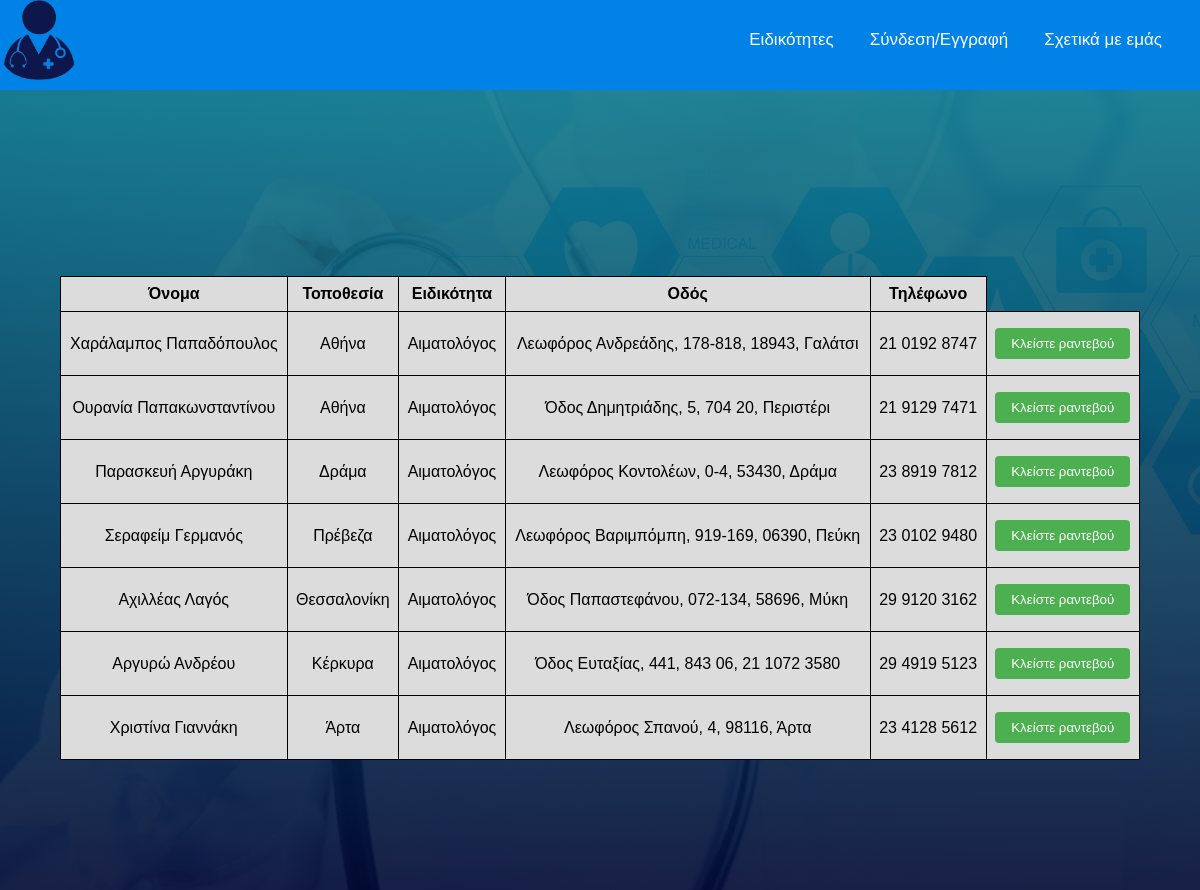
Screenshot of /DocWebox/search.php?name=Αιματολόγος with the database file from the repository.
### tables this page shows
CREATE TABLE `doctor` (
  `id` int(100) NOT NULL,
  `profession_id` int(100) NOT NULL,
  `appointment_id` int(100) NOT NULL,
  `doctor_name` varchar(60) NOT NULL,
  `password` varchar(60) NOT NULL,
  `city` varchar(60) NOT NULL,
  `address` varchar(100) NOT NULL,
  `tel` varchar(30) NOT NULL
);

CREATE TABLE `profession` (
  `id` int(11) NOT NULL,
  `name` varchar(250) NOT NULL
);

### DocWebox/search.php (the view, shortened to what this page needs)
<!DOCTYPE html>
<html lang="en">
<head>
    <link rel="stylesheet" href="css/styles.css">
</head>
<body>
    <nav>
      <label class="logo">
        <a href="index.php"><img src="images/logo_doctor.png"></a>
      </label>
      <ul>
        <li><a class="active" href="#">Ειδικότητες</a></li>
        <li><a href="login.php">Σύνδεση/Εγγραφή</a></li>
        <li><a href="about_us.php">Σχετικά με εμάς</a></li>
      </ul>
    </nav>
  <div class="list">
<?php
    include("connect.php");
    if(isset($_POST['submit'])){
        $loc = $_POST['location'];
        $prof = $_POST['profession'];
    if(!empty($loc) && !empty($prof)){
        $query="SELECT profession.name,doctor.doctor_name,doctor.city,doctor.address,
        doctor.tel
        FROM profession
        INNER JOIN doctor ON  profession.id = doctor.profession_id
        WHERE doctor.city='$loc' AND profession.name='$prof' ";
    } else {
         $query="SELECT profession.name,doctor.doctor_name,doctor.city,doctor.address,
         doctor.tel
        FROM profession
        INNER JOIN doctor ON  profession.id = doctor.profession_id
        WHERE doctor.city='$loc' OR profession.name='$prof' ";
    }
        $prof_result = mysqli_query($link, $query);
        ?>
        <table>
	      <tr bgcolor="#DCDCDC">
	  	  <td style="font-weight:bold">Όνομα</td>
		    <td style="font-weight:bold">Τοποθεσία</td>
        <td style="font-weight:bold">Ειδικότητα</td>
        <td style="font-weight:bold">Οδός</td>
        <td style="font-weight:bold">Τηλέφωνο</td>
	      </tr>
  <?php
    while ($row = mysqli_fetch_array($prof_result)) {
  ?>
		    <tr>
          <td bgcolor="#DCDCDC">
	      <?=$row['doctor_name']?>
		    </td>
        <td bgcolor="#DCDCDC">
		    <?=$row['city']?>
		    </td>
        <td bgcolor="#DCDCDC">
		    <?=$row['name']?>
		    </td>
        <td bgcolor="#DCDCDC">
		    <?=$row['address']?>
		    </td>
        <td bgcolor="#DCDCDC">
		    <?=$row['tel']?>
		    </td>
        <td bgcolor="#DCDCDC">
        <form action="appointment_form.php" method="POST">
            <input type="hidden" name="doctor_name" value="<?=$row['doctor_name']?>">
            <input type="submit" name="appointment" value="Κλείστε ραντεβού">
          </form>
        </td>
        </tr>
       <?php
       echo "<br>";
	    }
	mysqli_close($link);
    }
    else {
      $prof = $_GET['name'];
      $query="SELECT profession.name,doctor.doctor_name,doctor.city,doctor.address,
      doctor.tel
     FROM profession
     INNER JOIN doctor ON  profession.id = doctor.profession_id
     WHERE profession.name='$prof' ";
    $prof_result = mysqli_query($link, $query);
    ?>
       <table>
	      <tr bgcolor="#DCDCDC">
	  	  <td style="font-weight:bold">Όνομα</td>
		    <td style="font-weight:bold">Τοποθεσία</td>
        <td style="font-weight:bold">Ειδικότητα</td>
        <td style="font-weight:bold">Οδός</td>
        <td style="font-weight:bold">Τηλέφωνο</td>
	      </tr>
    <?php
    while ($row = mysqli_fetch_array($prof_result)) {
      ?>
       <tr>
          <td bgcolor="#DCDCDC">
	      <?=$row['doctor_name']?>
		    </td>
        <td bgcolor="#DCDCDC">
		    <?=$row['city']?>
		    </td>
        <td bgcolor="#DCDCDC">
		    <?=$row['name']?>
		    </td>
        <td bgcolor="#DCDCDC">
		    <?=$row['address']?>
		    </td>
        <td bgcolor="#DCDCDC">
		    <?=$row['tel']?>
		    </td>
        <td bgcolor="#DCDCDC">
        <form action="appointment_form.php" method="POST">
            <input type="submit" name="appointment" value="Κλείστε ραντεβού">
          </form>
        </td>
        </tr>
        <?php
       echo "<br>";
	    }
    }
      ?>
       </table>
  </div>
  </body>
</html>

### DocWebox/css/styles.css (style rules this page uses)
* { padding: 0; margin: 0; text-decoration: none; list-style: none; box-sizing: border-box; font-family: sans-serif; }
body { position:relative; overflow:auto; margin:0; padding:0; }
nav { background: #0082e6; height: 90px; width: 100%; }
label.logo img { position: absolute; height: auto; width: 78px; background-color: transparent; }
nav ul { float: right; margin-right: 20px; }
nav ul li { display: inline-block; line-height: 80px; margin: 0 5px; }
nav ul li a { color: white; font-size: 17px; padding: 7px 13px; border-radius: 3px; }
::placeholder { color:#cac7ff; }
@media (min-width: 858px) { nav { display: flex; justify-content: space-between; } }
@media (min-width: 858px) { nav ul { display: flex; } }
@media (min-width: 858px) { nav li { margin-right: 10px; } }
@media (min-width: 540px) { form input { margin-right: 10px; } }
.list { width:100%; min-height: 100vh; padding:5%; background-image: linear-gradient(rgba(12, 120, 139, 0.9),rgba(0,8,51,0.9)), url(../images/wallpaper.png); background-position: center; background-size: cover; }
.list table { border-collapse: collapse; width:100%; }
.list td { text-align: center; padding: 8px; border: 1px solid black; }
.list input[type="submit"] { background-color: #4CAF50; color: white; padding: 8px 16px; margin: 8px 0; border: none; border-radius: 4px; cursor: pointer; }

### rows the page displays
doctor: doctor_name "Χαράλαμπος Παπαδόπουλος", city "Αθήνα", profession.name "Αιματολόγος", address "Λεωφόρος Ανδρεάδης, 178-818, 18943, Γαλάτσι", tel "21 0192 8747"
doctor: doctor_name "Ουρανία Παπακωνσταντίνου", city "Αθήνα", profession.name "Αιματολόγος", address "Όδος Δημητριάδης, 5, 704 20, Περιστέρι", tel "21 9129 7471"
doctor: doctor_name "Παρασκευή Αργυράκη", city "Δράμα", profession.name "Αιματολόγος", address "Λεωφόρος Κοντολέων, 0-4, 53430, Δράμα", tel "23 8919 7812"
doctor: doctor_name "Σεραφείμ Γερμανός", city "Πρέβεζα", profession.name "Αιματολόγος", address "Λεωφόρος Βαριμπόμπη, 919-169, 06390, Πεύκη", tel "23 0102 9480"
doctor: doctor_name "Αχιλλέας Λαγός", city "Θεσσαλονίκη", profession.name "Αιματολόγος", address "Όδος Παπαστεφάνου, 072-134, 58696, Μύκη", tel "29 9120 3162"
doctor: doctor_name "Αργυρώ Ανδρέου", city "Κέρκυρα", profession.name "Αιματολόγος", address "Όδος Ευταξίας, 441, 843 06, 21 1072 3580", tel "29 4919 5123"
doctor: doctor_name "Χριστίνα Γιαννάκη", city "Άρτα", profession.name "Αιματολόγος", address "Λεωφόρος Σπανού, 4, 98116, Άρτα", tel "23 4128 5612"
